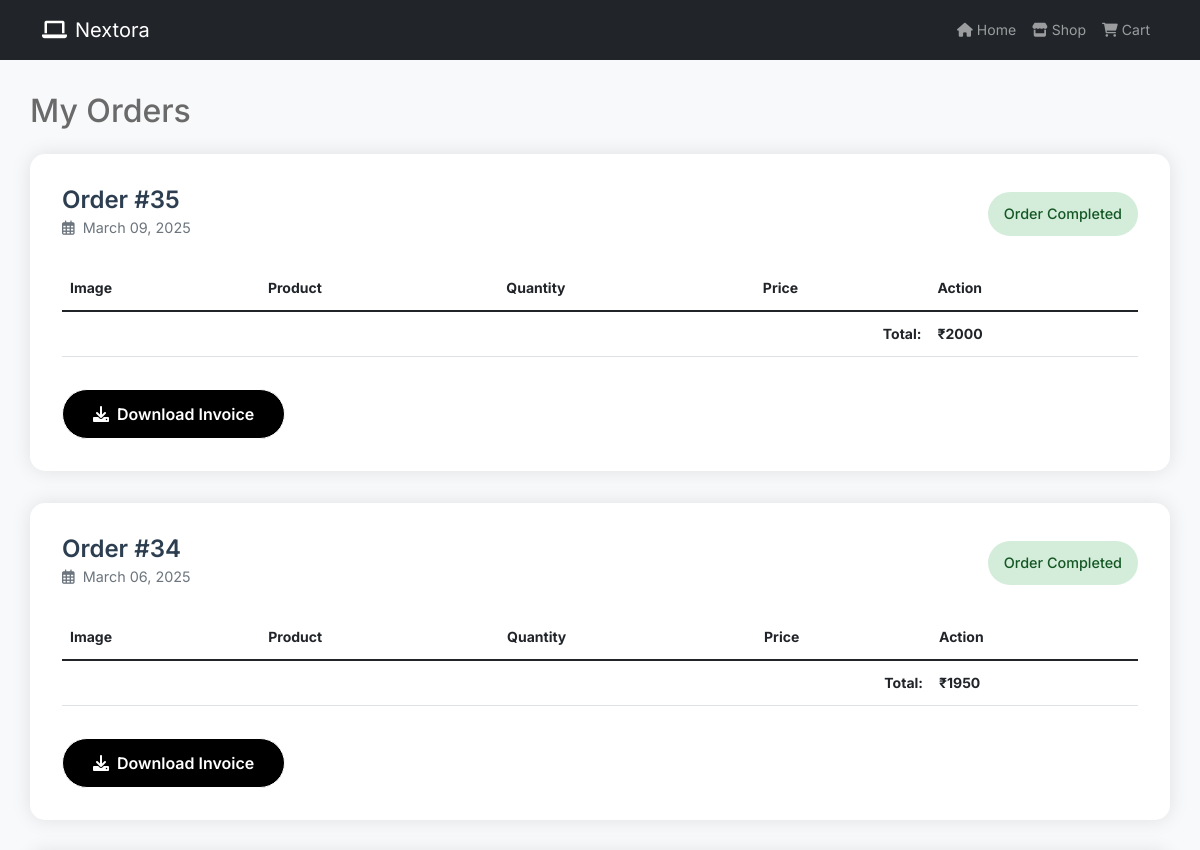
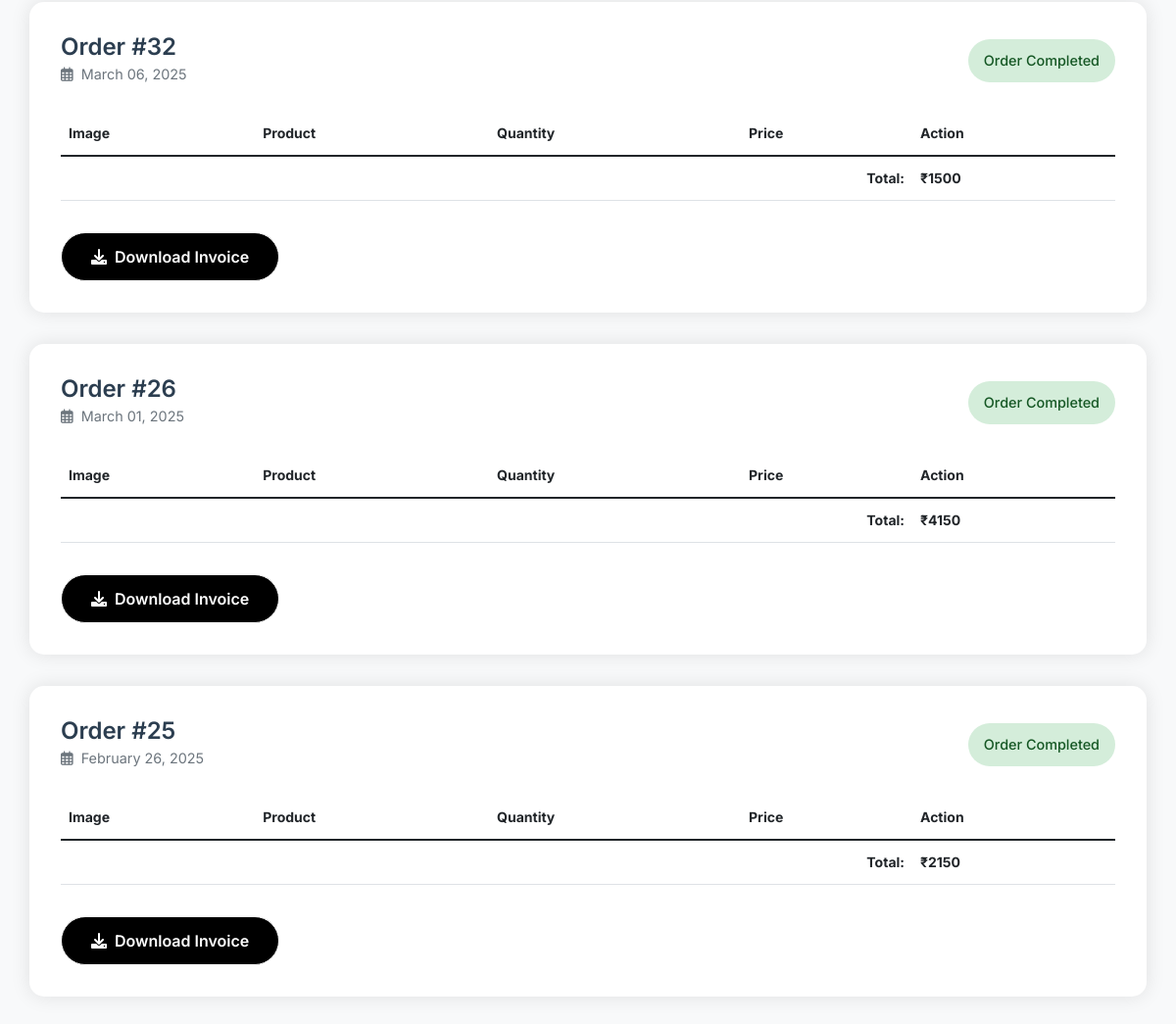
The app's page /my-orders (signed in) with its own data (2 pictures, top to bottom).
### p_app/models.py (models this page shows, shortened)
class Orders(models.Model):
    cart = models.ForeignKey(cart, on_delete=models.CASCADE)
    customer = models.ForeignKey(UserDetails, on_delete=models.SET_NULL, null=True, blank=True)
    total = models.PositiveIntegerField()
    order_status = models.CharField(max_length=50, choices=ORDER_STATUS)
    created_at = models.DateTimeField(auto_now_add=True)
    address = models.CharField(max_length=100,default="ssss")
    mobile  =models.CharField(max_length=50, default="45678")
    @property
    def order_products(self):
        return self.cart.cartproduct_set.all()

### p_app/views.py (the view)
    def wrapper(request, *args, **kwargs):
        if request.session.get('user_type') != 'user':  # Only customers can access
            return redirect('not_allowed')  # Redirect to an access denied page
        return view_func(request, *args, **kwargs)

### p_app/views.py (called while the page is built, shortened)
def restrict_to_customers(view_func):
    def wrapper(request, *args, **kwargs):
        if request.session.get('user_type') != 'user':  # Only customers can access
            return redirect('not_allowed')  # Redirect to an access denied page
        return view_func(request, *args, **kwargs)
    return wrapper

@restrict_to_customers
def my_orders(request):
    user_id = request.session['user_id']
    up = UserDetails.objects.get(id=int(user_id))
    orders = Orders.objects.filter(customer=up).order_by('-created_at')
    reviewed_products = Review.objects.filter(user=up).values_list('product_id', 'order_id')
    reviewed_pairs = set((prod, ord_id) for prod, ord_id in reviewed_products)
    orders_data = []
    for order in orders:
        order_products_data = []
        orders_data.append({
            'order': order,
            'order_products': order_products_data,
        })
    return render(request, 'my_orders.html', {'orders_data': orders_data})

### templates/my_orders.html (shortened to what this page needs)
{% load static %}
<!DOCTYPE html>
<html lang="en">
<head>
  <link href="{% static 'css/bootstrap.min.css' %}" rel="stylesheet">
  <link href="https://cdnjs.cloudflare.com/ajax/libs/font-awesome/6.0.0-beta3/css/all.min.css" rel="stylesheet">
  <link href="{% static 'css/style.css' %}" rel="stylesheet">
</head>
<body>
  <nav class="navbar navbar-expand-lg navbar-dark bg-dark">
    <div class="container">
      <a class="navbar-brand" href="/">
        <i class="fas fa-laptop me-2"></i>Nextora
      </a>
      <div class="collapse navbar-collapse" id="navbarMain">
        <ul class="navbar-nav ms-auto">
          <li class="nav-item">
            <a class="nav-link" href="/"><i class="fas fa-home me-1"></i>Home</a>
          </li>
          <li class="nav-item">
            <a class="nav-link" href="{% url 'allProducts' %}"><i class="fas fa-store me-1"></i>Shop</a>
          </li>
          <li class="nav-item">
            <a class="nav-link" href="{% url 'my-cart' %}"><i class="fas fa-shopping-cart me-1"></i>Cart</a>
          </li>
        </ul>
      </div>
    </div>
  </nav>
  <div class="container orders-container">
    <h2 class="mb-4">My Orders</h2>
    {% if orders_data %}
      {% for order_data in orders_data %}
        <div class="order-card">
          <div class="order-header d-flex justify-content-between align-items-center">
            <div>
              <div class="order-id">Order #{{ order_data.order.id }}</div>
              <div class="order-date">
                <i class="far fa-calendar-alt me-1"></i> {{ order_data.order.created_at|date:"F d, Y" }}
              </div>
            </div>
            <span class="order-status
              {% if order_data.order.order_status == 'order completed' %}
                status-completed
              {% elif order_data.order.order_status == 'order cancelled' %}
                status-cancelled
              {% else %}
                status-pending
              {% endif %}">
              {{ order_data.order.order_status }}
            </span>
          </div>
          <div class="product-list">
            <div class="table-responsive">
              <table class="table">
                <thead>
                  <tr>
                    <th>Image</th>
                    <th>Product</th>
                    <th>Quantity</th>
                    <th>Price</th>
                    <th>Action</th>
                  </tr>
                </thead>
                <tfoot>
                  <tr>
                    <td colspan="4" class="text-end"><strong>Total:</strong></td>
                    <td><strong>₹{{ order_data.order.total }}</strong></td>
                  </tr>
                </tfoot>
              </table>
            </div>
          </div>
          <div class="order-footer">
            <a href="{% url 'download_invoice' order_data.order.id %}" class="btn btn-primary btn-invoice">
              <i class="fas fa-download me-2"></i>Download Invoice
            </a>
          </div>
        </div>
      {% endfor %}
    {% endif %}
  </div>
</body>
</html>

### static/css/style.css (style rules this page uses)
body { overflow-x: hidden; position: relative; }
body { font-family: "Inter", sans-serif; font-weight: 400; line-height: 28px; color: #6a6a6a; font-size: 14px; background-color: #eff2f1; }
a { text-decoration: none; -webkit-transition: .3s all ease; -o-transition: .3s all ease; transition: .3s all ease; color: #2f2f2f; text-decoration: underline; }
.btn { font-weight: 600; padding: 12px 30px; border-radius: 30px; color: #ffffff; background: #2f2f2f; border-color: #2f2f2f; }
.btn.btn-primary { background: #000000; border-color: #ffffff; }

### templates/my_orders.html (style rules this page uses)
body { background-color: #f8f9fa; }
.orders-container { padding: 2rem 0; }
.order-card { background: white; border-radius: 15px; padding: 2rem; margin-bottom: 2rem; box-shadow: 0 0 20px rgba(0,0,0,0.1); }
.order-header { display: flex; justify-content: space-between; align-items: center; margin-bottom: 1rem; }
.order-id { font-size: 1.5rem; font-weight: 600; color: #2c3e50; }
.order-date { color: #6c757d; font-size: 0.9rem; }
.order-status { font-weight: 500; text-transform: capitalize; padding: 0.5rem 1rem; border-radius: 50px; font-size: 0.9rem; }
.status-completed { background-color: #d4edda; color: #155724; }
.product-list { margin-top: 1.5rem; }
.table th, .table td { vertical-align: middle; }
.order-footer { margin-top: 1rem; display: flex; justify-content: space-between; align-items: center; }
.btn-invoice, .btn-cancel { border-radius: 50px; }

### records on screen
Orders: order.id "35", order.created_at "March 09, 2025", order.order_status "Order Completed", order.total "2000"
Orders: order.id "34", order.created_at "March 06, 2025", order.order_status "Order Completed", order.total "1950"
Orders: order.id "32", order.created_at "March 06, 2025", order.order_status "Order Completed", order.total "1500"
Orders: order.id "26", order.created_at "March 01, 2025", order.order_status "Order Completed", order.total "4150"
Orders: order.id "25", order.created_at "February 26, 2025", order.order_status "Order Completed", order.total "2150"
